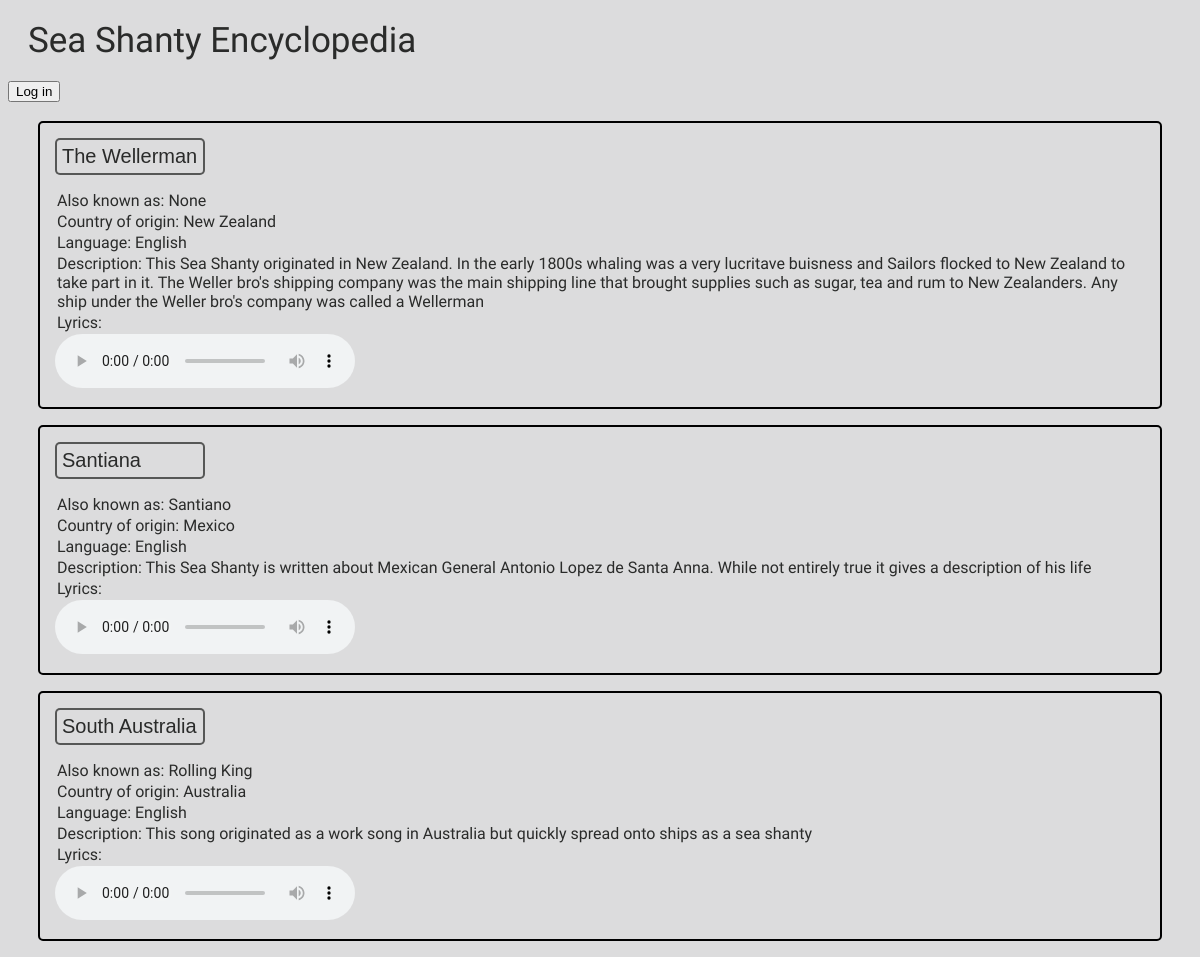
Before: / with the older database file.
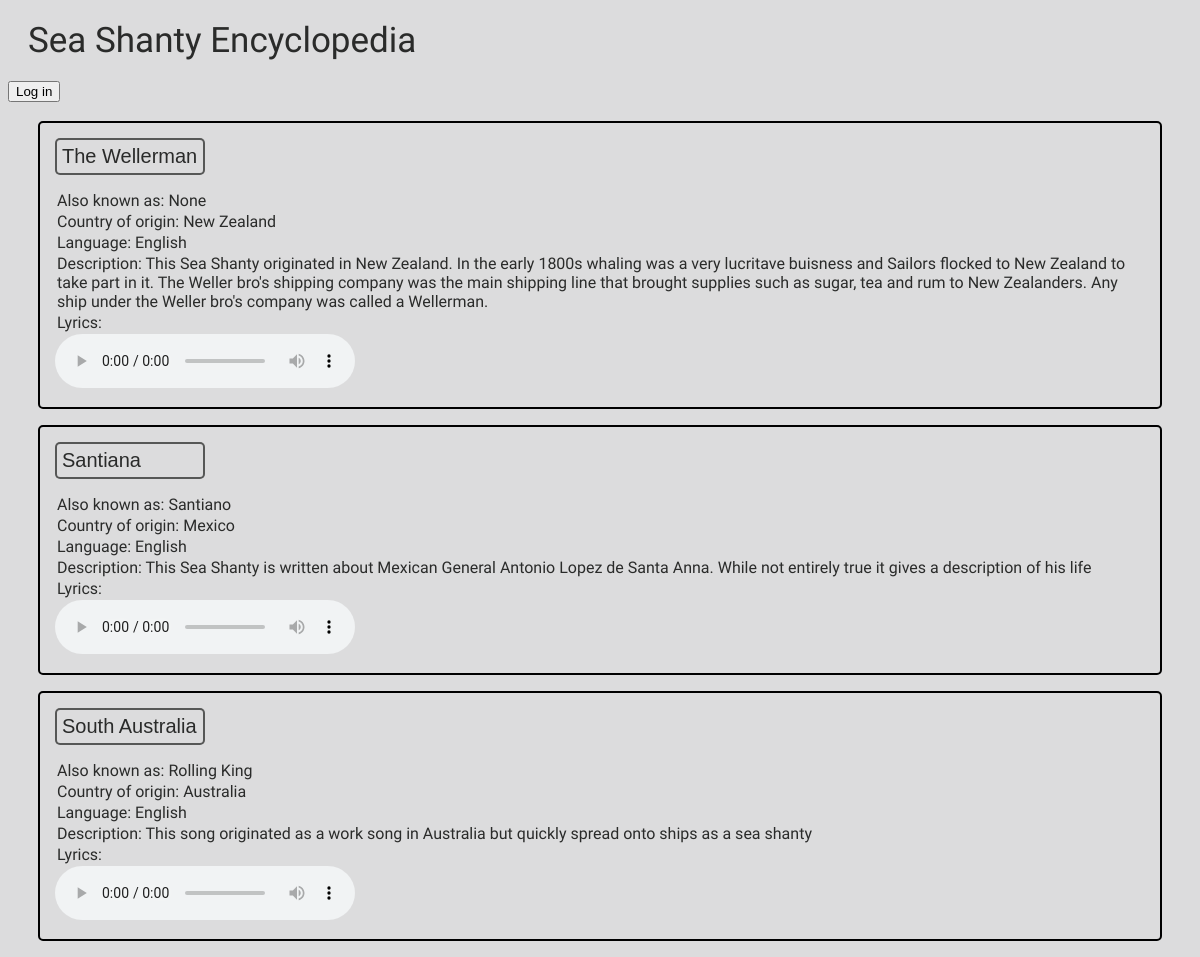
After: the same page with the newer database file.
### SHE.py (models this page shows)
class Seashanty(db.Model):
    __tablename__ = 'seashanties'
    ID = db.Column(db.Integer, primary_key=True)
    Name = db.Column(db.Text,)
    Alternative_Names = db.Column(db.Text)
    Country_Origin = db.Column(db.ForeignKey('Countries.Name'))
    Language = db.Column(db.ForeignKey('Language.Name'))
    Description = db.Column(db.Text)
    Lyrics = db.Column(db.Text)
    AudioSource = db.Column(db.Text)
    Country = db.relationship('Country', primaryjoin='Seashanty.Country_Origin == Country.Name', backref='seashanties')
    Language1 = db.relationship('Language', primaryjoin='Seashanty.Language == Language.Name', backref='seashanties')

### SHE.py (the view, shortened to what this page needs)
@app.route('/', methods=["GET","POST"])
def home():
    shantys = None
    return render_template("home.html", shantys = Seashanty.query.all())  # Return the html template

### templates/home.html (shortened to what this page needs)
<!DOCTYPE html>
<html>
  <head>
    <link rel="stylesheet" href="/static/style.css">
  </head>
  <body>
    <p class="title">Sea Shanty Encyclopedia   </p>
    <form method="" action="/login">
      <input type="submit" value="Log in">
    </form>
    <br>
    {% for shanty in shantys %}
    <div class="entry">
      <button class="btn" onclick="dropdown('box1')">{{shanty.Name}}</button>
        <p class="dropdownText"> Also known as: {{shanty.Alternative_Names}}</p>
        <p class="dropdownText"> Country of origin: {{shanty.Country_Origin}}</p>
        <p class="dropdownText"> Language: {{shanty.Language}}</p>
        <p class="dropdownText"> Description: {{shanty.Description}}</p>
        <p class="dropdownText"> Lyrics: </p>
        <audio controls>
          <source src="/static/{{shanty.AudioSource}}" type="audio/mpeg">
        </audio>
    </div>
    {% endfor %}
  </body>
</html>

### static/style.css (style rules this page uses)
:root { --c1: #DCDCDD; --c2: #2A2B2A; --c3: #1985A1; }
body { background-color: var(--c1); font-family: Hind; color: var(--c2); }
.title { font-size: 35px; margin: 20px; }
.dropdownText { margin:2px; }
.btn { border: solid; border-width: 2px; border-radius: 5px; color: var(--c2); font-size: 20px; background-color: var(--c1); border-color: rgba(42, 43, 42, 0.75); padding: 5px; width: 150px; text-align: left; text-decoration: none; outline: none; }
.entry { margin-left: 30px; margin-right: 30px; padding: 15px; border-style: solid; border-radius: 5px; border-color: black; border-width: 2px; }

Changed rows visible on the page:
changed Seashanty "The Wellerman": Description "…company was called a Wellerman" → "…company was called a Wellerman."
